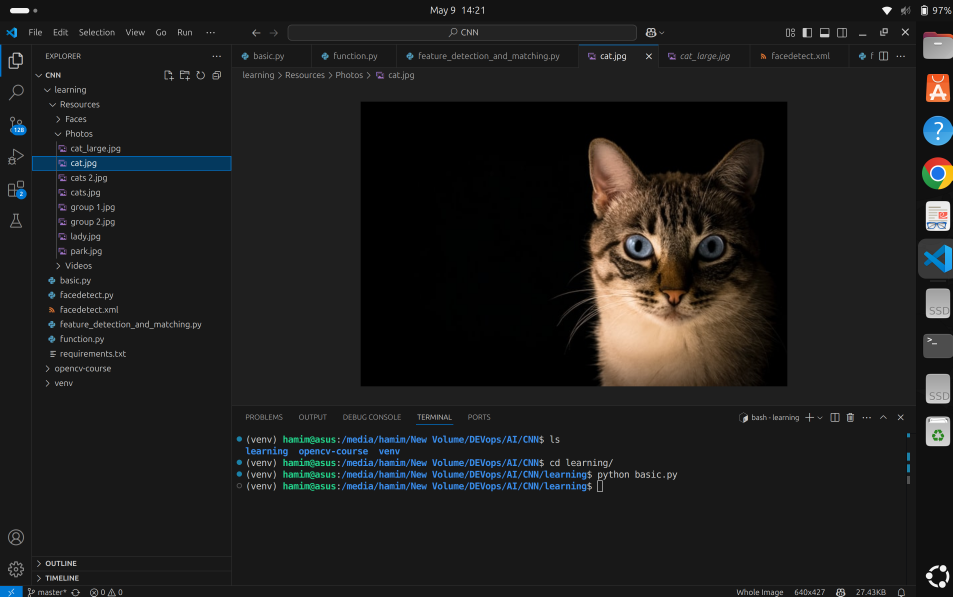
#> input picture opencv/Resources/Photos/catSS.png, 2857 x 1790 px, given in place of cat.jpg, which was not available (shown at 1/3 size)
$ python feature_detection_and_matching.py
#> lines starting #> are read from the running program, lines starting #| are printed output that depends on the picture; pictures that were not available may be replaced by others from this repository, and a replacement may not be noted
import cv2 as cv
import numpy as np

#img 1
img = cv.imread('./Resources/Photos/cat.jpg')
#> img is the input picture: shape (1790, 2857, 3); mean B, G, R 29.4, 30.1, 30.5
grey_img = cv.cvtColor(img,cv.COLOR_BGR2GRAY)
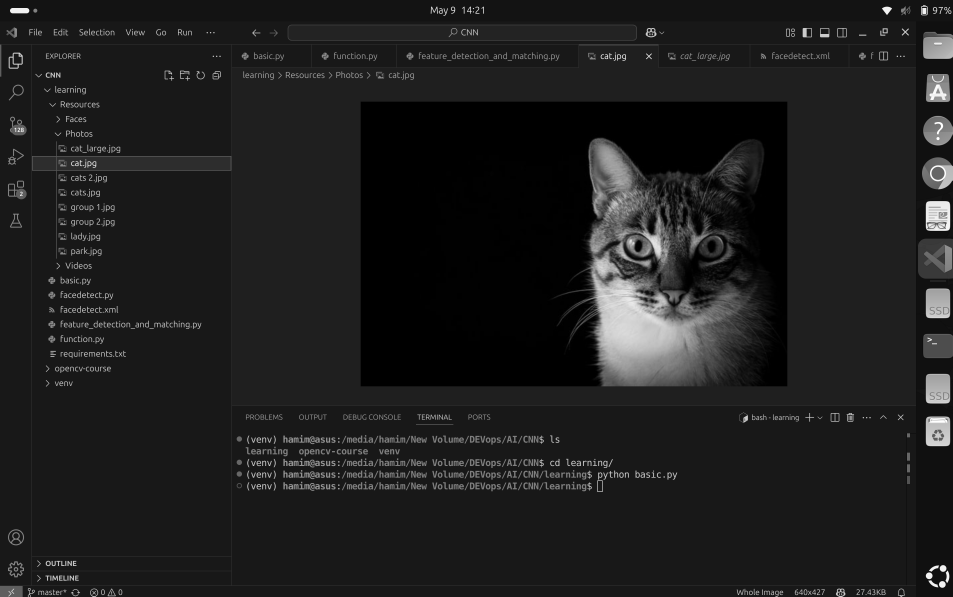
#> grey_img: shape (1790, 2857) (shown at 1/3 size); min 0, max 255, mean 30.1


#img 2
img2 = cv.imread("./Resources/Photos/catSS.png")
img2 = cv.resize(img2,(600,400))
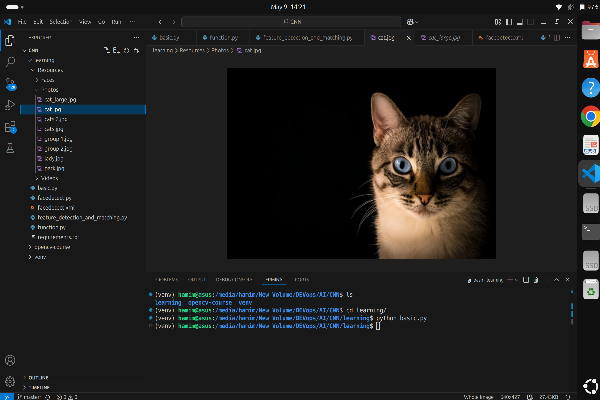
#> img2: shape (400, 600, 3); mean B, G, R 29.4, 30, 30.5
grey_img2 = cv.cvtColor(img2,cv.COLOR_BGR2GRAY)
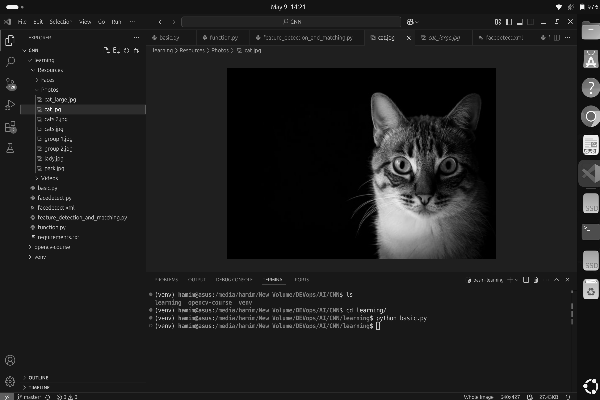
#> grey_img2: shape (400, 600); min 0, max 255, mean 30.1


# #orb algo
# orb = cv.ORB_create()

# keypoints, descriptor = orb.detectAndCompute(grey_img,None)


#sift algo
sift = cv.SIFT.create()


#finding keypints
keypoints1, descriptor1 = sift.detectAndCompute(grey_img,None)
#> keypoints1 = 7473 keypoints; strongest (x, y, size): (1420, 25, 2.2), (1420, 35, 2.2), (2661, 30, 14.4), (1840, 176, 2)
kp2, des2 = sift.detectAndCompute(grey_img2,None)
#> kp2 = 530 keypoints; strongest (x, y, size): (582, 7, 3.2), (559, 6, 3.2), (15, 7, 3.2), (9, 7, 3.3)


#use bruteforce to match
bf = cv.BFMatcher(cv.NORM_L2)

# des1 = np.uint8(descriptor1)
# des2 = np.uint8(des2)

matched = bf.knnMatch(descriptor1,des2,k=2)
#> matched = 7473 matches


#lowe's ratio

good_match = []

for m,n in matched:
    if m.distance < 0.75 * n.distance:
        good_match.append(m)
#> after the loop, good_match = 246 matches

# matches = cv.drawMatches(grey_img,keypoints1,grey_img2,kp2,matched,None)

goodmatches = cv.drawMatches(grey_img,keypoints1,grey_img2,kp2,good_match,None)
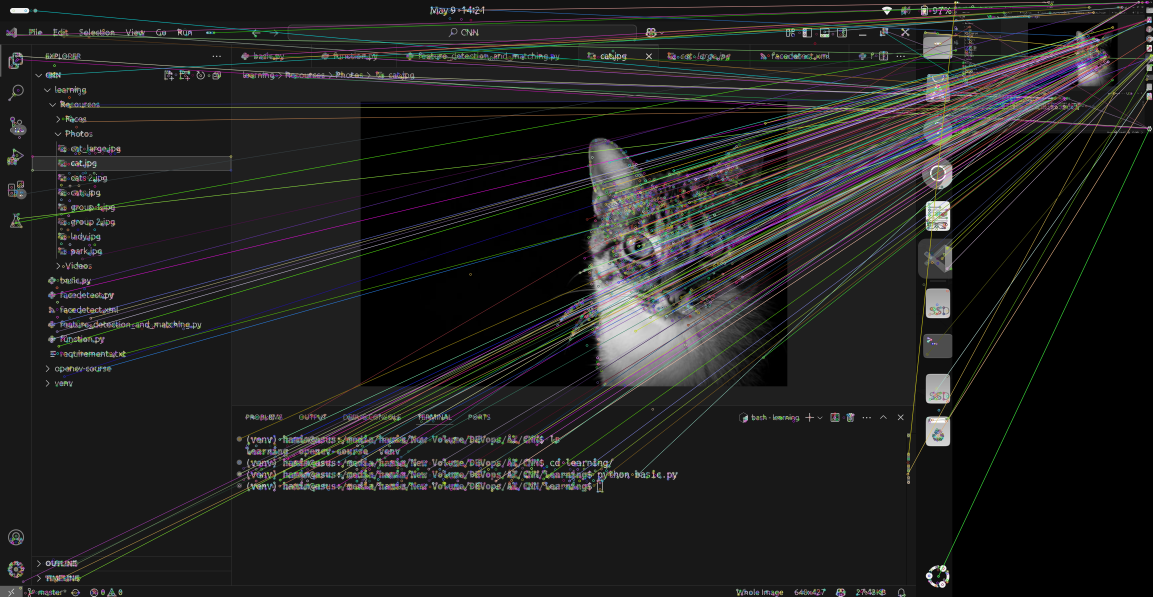
#> goodmatches: shape (1790, 3457, 3) (shown at 1/3 size); mean of channels 0, 1, 2 33.3, 33.7, 34; drawn as B, G, R


# [7 lines of commented-out code are left out]
cv.imshow("good match", goodmatches)
cv.waitKey(0)
